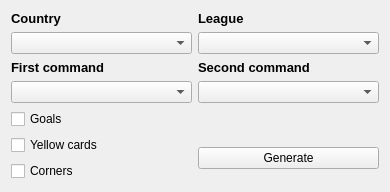
<?xml version="1.0" encoding="UTF-8"?>
<ui version="4.0">
 <class>Gen3TableWindow</class>
 <widget class="QWidget" name="Gen3TableWindow">
  <property name="geometry">
   <rect>
    <x>0</x>
    <y>0</y>
    <width>390</width>
    <height>177</height>
   </rect>
  </property>
  <property name="windowTitle">
   <string>Form</string>
  </property>
  <layout class="QGridLayout" name="gridLayout">
   <item row="2" column="1">
    <widget class="QLabel" name="Cmd2Label">
     <property name="font">
      <font>
       <pointsize>10</pointsize>
       <weight>75</weight>
       <bold>true</bold>
      </font>
     </property>
     <property name="text">
      <string>Second command</string>
     </property>
    </widget>
   </item>
   <item row="0" column="0">
    <widget class="QLabel" name="CountryLabel">
     <property name="font">
      <font>
       <pointsize>10</pointsize>
       <weight>75</weight>
       <bold>true</bold>
      </font>
     </property>
     <property name="text">
      <string>Country</string>
     </property>
    </widget>
   </item>
   <item row="1" column="1">
    <widget class="QComboBox" name="LeagueBox"/>
   </item>
   <item row="5" column="0">
    <widget class="QCheckBox" name="YCardsCB">
     <property name="text">
      <string>Yellow cards</string>
     </property>
    </widget>
   </item>
   <item row="4" column="0">
    <widget class="QCheckBox" name="GoalsCB">
     <property name="text">
      <string>Goals</string>
     </property>
    </widget>
   </item>
   <item row="6" column="0">
    <widget class="QCheckBox" name="CornersCB">
     <property name="text">
      <string>Corners</string>
     </property>
    </widget>
   </item>
   <item row="1" column="0">
    <widget class="QComboBox" name="CountryBox"/>
   </item>
   <item row="3" column="0">
    <widget class="QComboBox" name="Cmd1Box"/>
   </item>
   <item row="0" column="1">
    <widget class="QLabel" name="LeagueLabel">
     <property name="font">
      <font>
       <pointsize>10</pointsize>
       <weight>75</weight>
       <bold>true</bold>
      </font>
     </property>
     <property name="text">
      <string>League</string>
     </property>
    </widget>
   </item>
   <item row="2" column="0">
    <widget class="QLabel" name="Cmd1Label">
     <property name="font">
      <font>
       <pointsize>10</pointsize>
       <weight>75</weight>
       <bold>true</bold>
      </font>
     </property>
     <property name="text">
      <string>First command</string>
     </property>
    </widget>
   </item>
   <item row="3" column="1">
    <widget class="QComboBox" name="Cmd2Box"/>
   </item>
   <item row="5" column="1" rowspan="2">
    <widget class="QPushButton" name="GenBtn">
     <property name="text">
      <string>Generate</string>
     </property>
    </widget>
   </item>
  </layout>
 </widget>
 <resources/>
 <connections/>
</ui>
